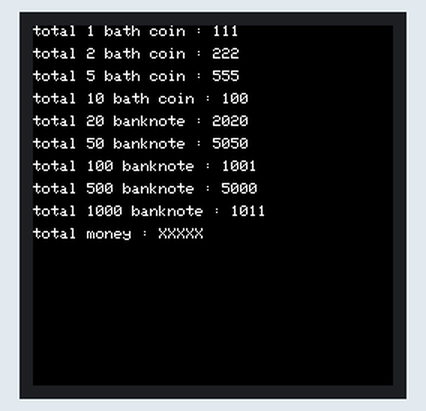
Simulated run of this sketch. Board: ESP32. Parts: 240×240 colour display. What the sketch prints to the serial monitor is not drawn.

Above: at 5.1 s.

The sketch:

lcd.ino
```cpp
#include <Adafruit_GFX.h>
#include <Adafruit_ST7789.h>
#include <SPI.h>

#define TFT_CS 22
#define TFT_RST 26
#define TFT_DC 27
#define TFT_MOSI 23
#define TFT_SCLK 18

Adafruit_ST7789 tft = Adafruit_ST7789(TFT_CS, TFT_DC, TFT_RST);

/*
  check if a duration has lapsed
  In:
    duration (in ms)
  Returns:
    false if duration has not lapsed, else true
 */
boolean wait(unsigned long &since, unsigned long time) {
  // return false if we're still "delaying", true if time ms has passed.
  // this should look a lot like "blink without delay"
  unsigned long currentmillis = millis();
  if (currentmillis - since >= time) {
    since = currentmillis;
    return true;
  }
  return false;
}

void setup() {
  tft.init(240, 240, SPI_MODE3);
  Serial.println(F("Initialized"));

  // text test
  /*tft.fillScreen(ST77XX_BLACK);
  saytext("total 1 bath coin : 999", ST77XX_WHITE, 0);
  saytext("total 2 bath coin : 999", ST77XX_WHITE, 10);*/

  delay(1000);//???
}

void loop() {
  //loop setter
  static unsigned long Dtime;

  //real loop here
  delay(1);

  if (wait(Dtime,5000)) {
    tft.fillScreen(ST77XX_BLACK);
    saytext("total 1 bath coin : 111", ST77XX_WHITE, 0);
    saytext("total 2 bath coin : 222", ST77XX_WHITE, 15);
    saytext("total 5 bath coin : 555", ST77XX_WHITE, 30);
    saytext("total 10 bath coin : 100", ST77XX_WHITE, 45);
    saytext("total 20 banknote : 2020", ST77XX_WHITE, 60);
    saytext("total 50 banknote : 5050", ST77XX_WHITE, 75);
    saytext("total 100 banknote : 1001", ST77XX_WHITE, 90);
    saytext("total 500 banknote : 5000", ST77XX_WHITE, 105);
    saytext("total 1000 banknote : 1011", ST77XX_WHITE, 120);
    saytext("total money : XXXXX", ST77XX_WHITE, 135);
  }
}

void saytext(char *text, uint16_t color, int line) {
  tft.setCursor(0, line);
  tft.setTextSize(1);
  tft.setTextColor(color);
  tft.setTextWrap(false);
  tft.print(text);
}
```
